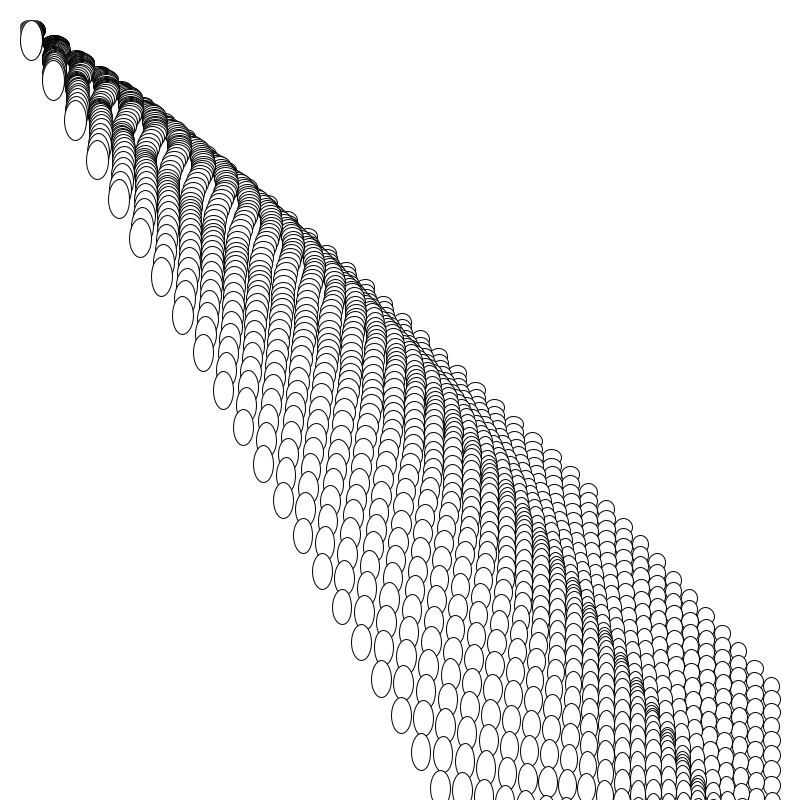
Frame 1 (no input)
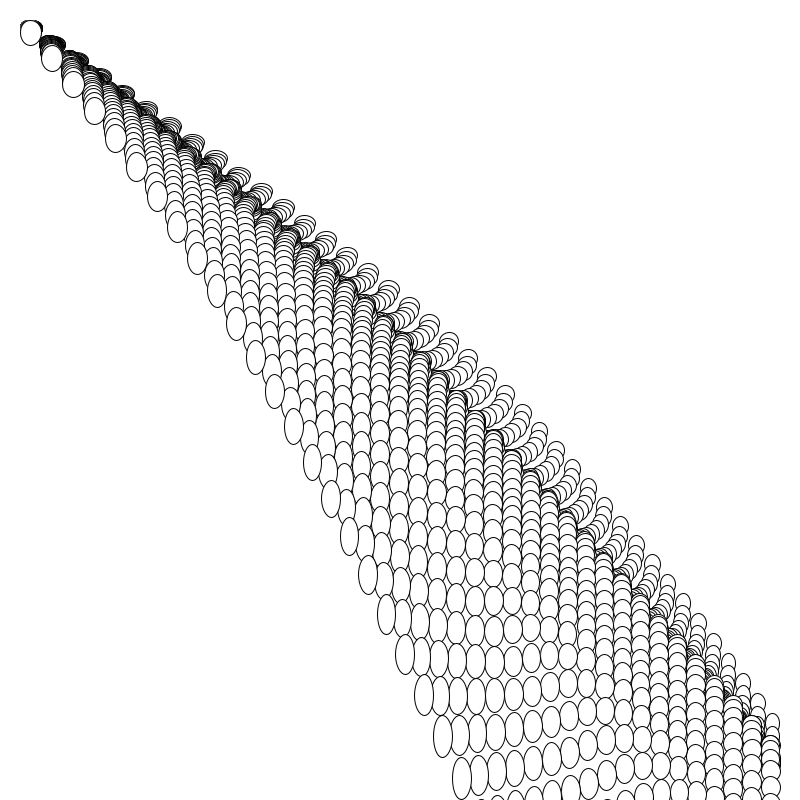
Frame 60 (the mouse pressed at the canvas centre just before this capture)
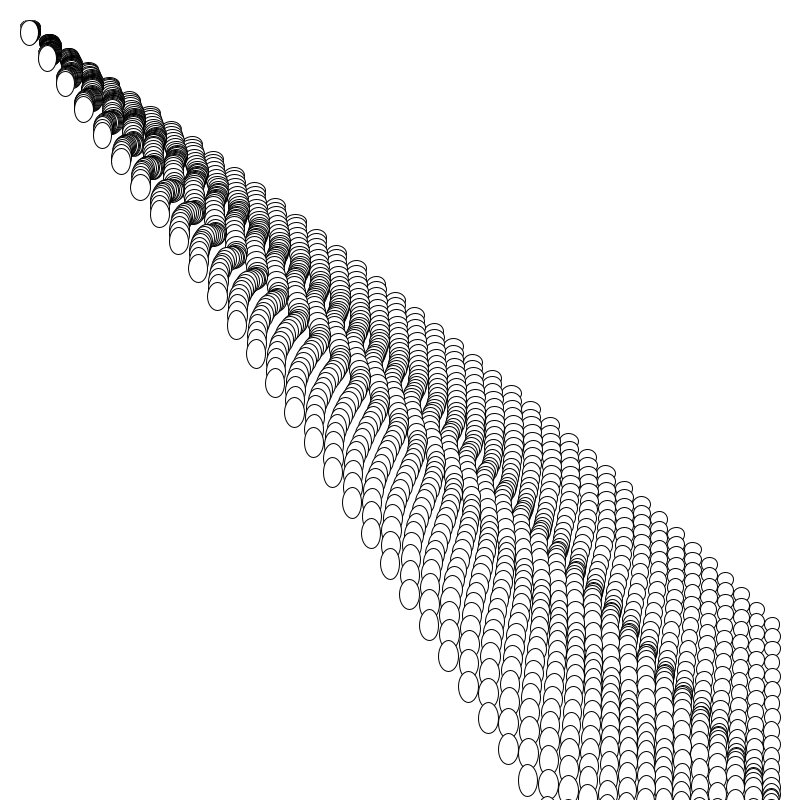
Frame 120 (the mouse held since frame 60 and released just before this capture)

The Processing sketch that drew these frames (run headless with seeded random() and noise(); from frame 60 on, the mouse is pressed at the canvas centre):

// Processing sketch: guasanos
// ── guasanos.pde
void setup() {
  size(800, 800);
  pixelDensity(2);
}


void draw() {

  background(255); 

  float time = millis()*0.0001;

  int cw = 40;
  int ch = 60;

  float border = 20;
  float w = (width-border*2);
  float h = (width-border*2);//*1.2;

  float valuesW[][] = new float[cw][ch];
  float totalW[] = new float[ch];

  float valuesH[][] = new float[cw][ch];
  float totalH[] = new float[ch]; 


  float det = 0.02;

  for (int j = 0; j < ch; j++) {
    totalW[j] = 0;
    totalH[j] = 0;
    for (int i = 0; i < cw; i++) {
      valuesW[i][j] = 0.2+noise(i*det, j*det, time)*0.8;
      totalW[j] += valuesW[i][j];
      valuesH[i][j] = 0.2+noise(j*det, i*det, time)*0.8;
      totalH[i] += valuesH[i][j];
    }
  }

  for (int i = 0; i < cw; i++) {
    for (int j = 0; j < ch; j++) {
    }
  }

  ellipseMode(CORNERS);
  for (int j = 0; j < ch; j++) {
    float x = border;
    float y = border;
    for (int i = 0; i < cw; i++) {
      float ww = w*(valuesW[i][j]/totalW[j]);
      float hh = h*(valuesH[i][j]/totalH[j]);
      ellipse(x, y, x+ww, y+hh);
      x += ww;
      y += hh;
    }
  }
}
